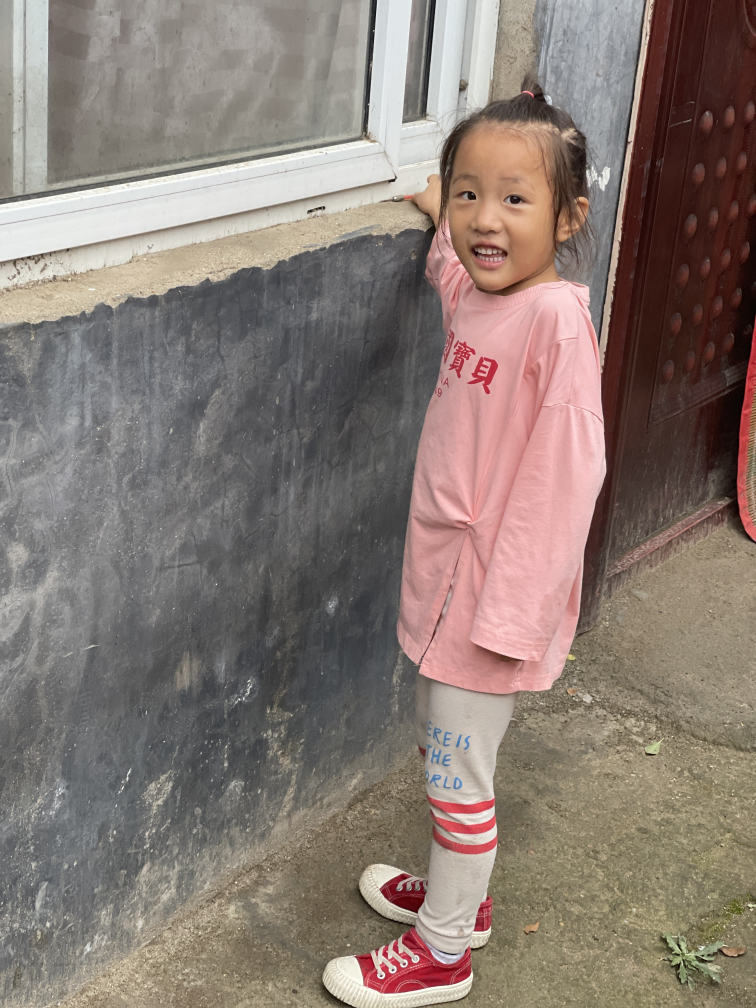
#> input picture apps/opencv/1234.jpg, 3024 x 4032 px, found by its file name (shown at 1/4 size)
$ python main.py
#> lines starting #> are read from the running program, lines starting #| are printed output that depends on the picture
# pylint: disable=no-member

"""
openv demo
"""

import numpy as np
import cv2 as cv
import pytesseract


def zh_ch(string):
    return string.encode("gbk").decode(errors="ignore")


# [158 lines left out: functions display_image, display_video, display_camera, draw_line, get_image_text, not called in this run]


def get_image_face(imgpath):
    """
    使用OpenCV识别图片中的人脸，并返回人脸图片。

    参数:
      imgpath (str): 图片文件的路径。

    返回:
      (str): 人脸图片。
    """
#> called with imgpath = 'apps/opencv/1234.jpg'

    # 读取图片
    img = cv.imread(imgpath)
#> img is the input picture: shape (4032, 3024, 3); mean B, G, R 115.5, 123, 136.7

    # 转换为灰度图像
    gray = cv.cvtColor(img, cv.COLOR_BGR2GRAY)
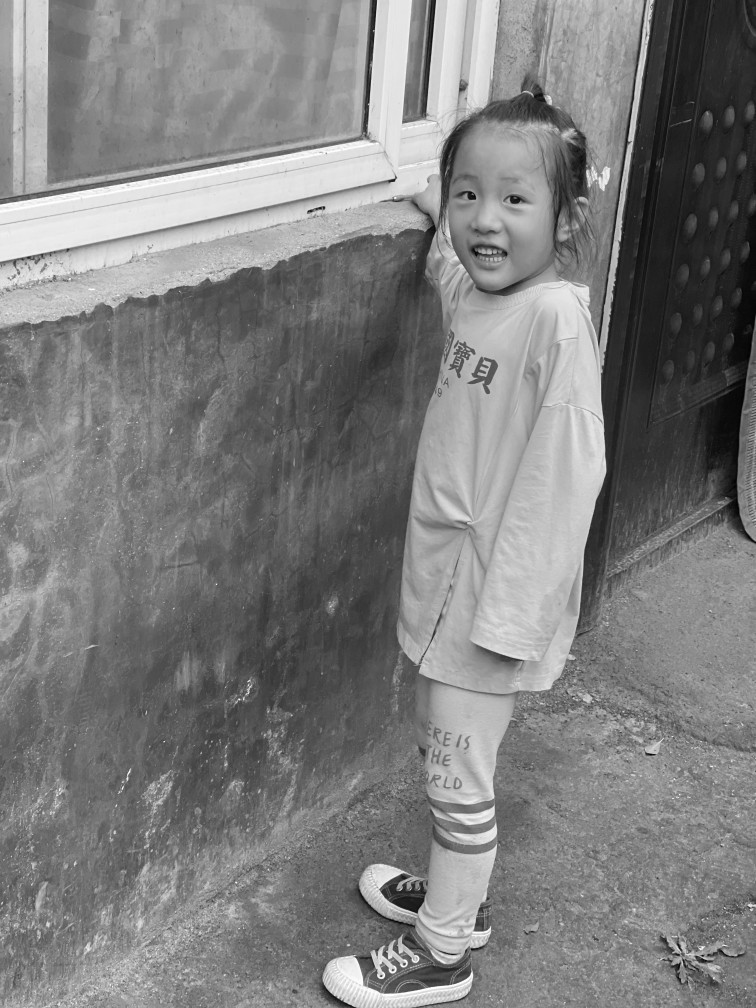
#> gray: shape (4032, 3024) (shown at 1/4 size); min 0, max 255, mean 126.3

    # 加载人脸识别模型
    face_cascade = cv.CascadeClassifier(cv.data.haarcascades + "haarcascade_frontalface_default.xml")

    # 识别人脸
    faces = face_cascade.detectMultiScale(gray, 1.3, 5)
#> faces = [[342, 88, 183, 183], [1698, 572, 552, 552]]

    # 绘制人脸框
    for x, y, w, h in faces:
        cv.rectangle(img, (x, y), (x + w, y + h), (255, 0, 0), 2)
#> this loop made 2 passes

    cv.imshow(zh_ch("图片"), img)
    cv.waitKey(0)  # 等待窗口中的按键

    return img


if __name__ == "__main__":
    # imgpath = "apps/opencv/cert.png"
    imgpath = "apps/opencv/1234.jpg"
    # display_image(img)
    text = get_image_face(imgpath)
    print(text)
#> (printed output is left out)
